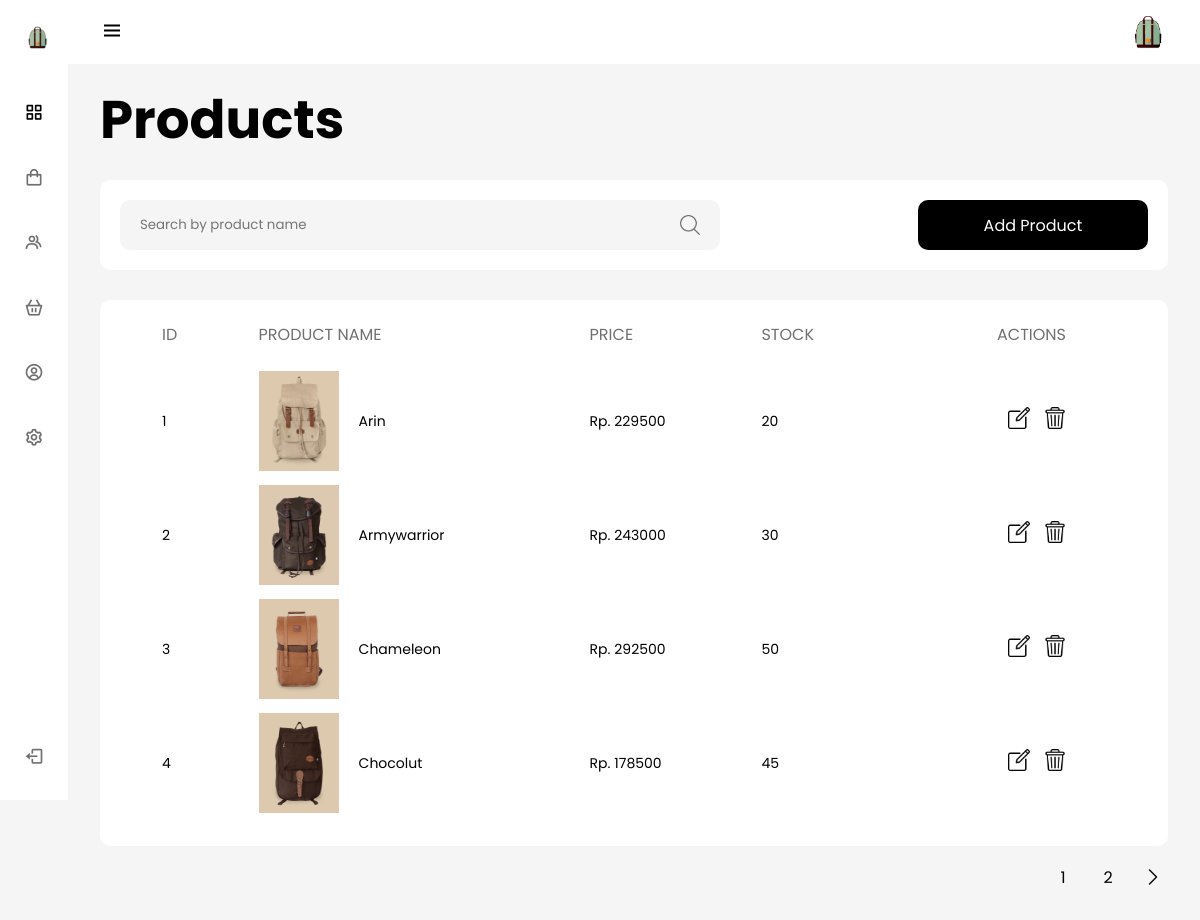
/admin/products.php, run on the app's committed database.
### tables this page shows
CREATE TABLE `tbl_products` (
  `id` int(10) UNSIGNED NOT NULL,
  `product_name` varchar(100) NOT NULL,
  `product_price` float NOT NULL,
  `description` longtext NOT NULL,
  `img_name` varchar(150) NOT NULL,
  `stock` int(11) NOT NULL
);

### admin/products.php (the view, shortened to what this page needs)
<?php
    if(isset($_GET['page'])) {
        $page = $_GET['page'];
    } else {
        $page = 1;
    }
    $numPerPage = 4;
    $startFrom = ($page - 1) * $numPerPage;
    $con = openCon();
    $query = "SELECT * FROM tbl_products LIMIT $startFrom, $numPerPage";
    $result = $con->query($query);
?>
<!DOCTYPE html>
<html lang="en">
<head>
    <link
      href="https://cdn.jsdelivr.net/npm/boxicons@2.0.5/css/boxicons.min.css"
      rel="stylesheet"
    />
    <link rel="stylesheet" href="includes/assets/css/styles.css" />
    <link rel="stylesheet" href="includes/assets/css/resets.css" />
    <link rel="stylesheet" href="includes/assets/css/headerSidebar.css" />
    <link rel="stylesheet" href="includes/assets/css/modal.css" />
</head>
<body id="body-pd">
  <?php include 'includes/header.php' ?>
  <?php include 'includes/navBar.php' ?>
  <div class="container">
    <h1>Products</h1>
    <div class="products">
      <div class="products-banner">
        <div class="search-container">
          <input class="search-input" type="text" onkeyup="searchFilter()" placeholder="Search by product name">
        </div>
        <div class="addProduct-container">
          <button id="btn-add"><a href="" type="button">Add Product</a></button>
        </div>
      </div>
      <div class="products-table table">
        <table>
          <thead>
            <tr>
              <th class="title">ID</th>
              <th class="title">Product Name</th>
              <th class="title">Price</th>
              <th class="title">Stock</th>
              <th class="title">Actions</th>
            </tr>
          </thead>
          <tbody>
            <?php
              while ($row = $result->fetch_array()) {
                  echo "<tr>";
                      $img = "images/" . $row['img_name'];
                      echo "<td class=\"data\">" . $row['id'] . "</td>";
                      echo "<td class=\"img-center\">" . "<img id=\"image\" src=$img>" . $row['product_name'] . "</td>";
                      echo "<td class=\"data\"> Rp. " . $row['product_price'] . "</td>";
                      echo "<td class=\"data\">" . $row['stock'] . "</td>";
                      echo "<td class=\"data\"><a href=\"productsEdit.php?id=" . $row['id'] . "\"><img id=\"editBtn\" src=\"includes/assets/img/edit.png\" alt=\"\"></a>
                              <a href=\"productsDelete.php?id=" . $row['id'] . "\"><img id=\"deleteBtn\" src=\"includes/assets/img/bin.png\" alt=\"\"></a></td>";
                  echo "</tr>\n";
              }
            ?>
          </tbody>
        </table>
      </div>
      <div class="page-container">
        <?php
          $prQuery = "SELECT * FROM tbl_products";
          $prResult = $con->query($prQuery);
          $totalRecord = $prResult->num_rows;
          $totalPage = ceil($totalRecord / $numPerPage);
          echo "<ul>";
            for ($i=1; $i < $totalPage; $i++) {
                echo "<li><a href='products.php?page=".$i."'>$i</a></li>";
            }
            if ($i > $page) {
                echo "<li><a href='products.php?page=".($page+1)."' class='btn-page next'></a></li>";
            }
          echo "</ul>";
        ?>
      </div>
    </div>
  </div>
</body>
</html>

### admin/includes/header.php (shortened to what this page needs)
<!DOCTYPE html>
<html lang="en">
<head>
  <link href="https://cdn.jsdelivr.net/npm/boxicons@2.0.5/css/boxicons.min.css" rel="stylesheet" />
  <link rel="stylesheet" href="includes/assets/css/styles.css" />
  <link rel="stylesheet" href="includes/assets/css/resets.css" />
  <link rel="stylesheet" href="includes/assets/css/headerSidebar.css" />
</head>
<body id="body-pd">
  <header class="header" id="header">
    <div class="header__toggle">
      <i class="bx bx-menu" id="header-toggle"></i>
    </div>
    <div class="header__img">
      <img src="includes/assets/img/profile_pic.png" alt="" />
    </div>
  </header>
</body>
</html>

### admin/includes/navBar.php (shortened to what this page needs)
<!DOCTYPE html>
<html lang="en">
<head>
  <link href="https://cdn.jsdelivr.net/npm/boxicons@2.0.5/css/boxicons.min.css" rel="stylesheet" />
  <link rel="stylesheet" href="includes/assets/css/styles.css" />
  <link rel="stylesheet" href="includes/assets/css/resets.css" />
  <link rel="stylesheet" href="includes/assets/css/headerSidebar.css" />
</head>
<body id="body-pd">
    <div class="l-navbar" id="nav-bar">
      <nav class="nav">
        <div>
          <a href="index.php" class="nav__logo">
            <img src="includes/assets/img/logo.png" />
          </a>
          <div class="nav__list">
            <a href="index.php" class="nav__link active">
              <i class="bx bx-grid-alt nav__icon"></i>
            </a>
            <a href="products.php" class="nav__link">
              <i class="bx bx-shopping-bag nav__icon"></i>
            </a>
            <a href="customers.php" class="nav__link">
              <i class="bx bx-group nav__icon"></i>
            </a>
            <a href="orders.php" class="nav__link">
              <i class="bx bx-basket nav__icon"></i>
            </a>
            <a href="staff.php" class="nav__link">
              <i class="bx bx-user-circle nav__icon"></i>
            </a>
            <a href="setting.php" class="nav__link">
              <i class="bx bx-cog nav__icon"></i>
            </a>
          </div>
        </div>
        <a href="../index.php" class="nav__link">
          <i class="bx bx-log-out nav__icon"></i>
        </a>
      </nav>
    </div>
</body>
</html>

### admin/includes/assets/css/styles.css (style rules this page uses)
.page-container { position: absolute; height: 100px; right: 0; }
.page-container ul { display: flex; align-items: center; justify-content: center; list-style: none; }
.page-container li { display: flex; align-items: center; justify-content: center; width: 30px; height: 30px; margin-left: 15px; border-radius: 5px; }
.page-container li a { color: var(--black-color); }
.page-container .btn-page { width: 100%; height: 100%; }
.page-container .next { background-position: center; background-image: url(../img/next.png); }
.customers, .orders, .staff, .setting, .products { margin-top: 20px; position: relative; }
.customers-table, .orders-table, .staff-table, .products-table { margin-top: 30px; padding: 20px; background-color: var(--white-color); border-radius: 10px; }
table { width: 100%; height: auto; }
.title { padding: 0 10px 20px 40px;; text-align: left; color: var(--font-color); font-weight: 400; text-transform: uppercase; }
.data { padding-left: 40px; padding-bottom: 10px; font-size: 14px; }
.title:last-of-type, .data:last-of-type { text-align: right; padding-right: 70px; }
.title:last-of-type { padding-right: 80px; }
.title, .data { border-bottom: 1px solid var(--white-color); }
td #shopBtn, td #deleteBtn, td #editBtn { width: 22px; height: 22px; margin-right: 10px; }
img#image { width: 100px; height: 100px; padding-right: 20px; }
.img-center { display: flex; align-items: center; justify-content: start; padding-left: 40px; padding-bottom: 10px; font-size: 14px; border-bottom: 1px solid var(--white-color); }
.staff-banner, .products-banner { width: 100%; height: 90px; background-color: var(--white-color); border-radius: 10px; padding: 20px; display: flex; align-items: center; justify-content: space-between; margin-top: 20px; }
.search-input { background-color: var(--body-color); border-radius: 10px; width: 600px; height: 50px; padding: 10px 10px 10px 20px; font-family: poppins; border: none; background-image:url(../img/search.png); background-position:560px; background-size:20px; background-repeat:no-repeat; }
#btn-add, #btn-submit, .btn-upProfile { display: block; width: 230px; height: 50px; border-radius: 10px; border: none; background-color: var(--black-color); font-family: poppins; font-size: 16px; cursor: pointer; }
#btn-add a, #btn-submit, .btn-upProfile a { text-decoration: none; color: var(--white-color); }

### admin/includes/assets/css/headerSidebar.css (style rules this page uses)
.container { padding: 1rem 1rem 0 0; }
h1 { font-size: 3.3125rem; margin: 0; }
.header { width: 100%; height: var(--header-height); position: fixed; top: 0; left: 0; display: flex; align-items: center; justify-content: space-between; padding: 0 1rem; background-color: var(--white-color); z-index: var(--z-fixed); transition: 0.5s; }
.header__toggle { color: var(--black-color); font-size: 1.5rem; cursor: pointer; }
.header__img { width: 35px; height: 35px; display: flex; justify-content: center; border-radius: 50%; overflow: hidden; }
.header__img img { width: 40px; }
.l-navbar { position: fixed; top: 0; left: -30%; width: var(--nav-width); height: 100vh; background-color: var(--white-color); padding: 0.5rem 1rem 0 0; transition: 0.5s; z-index: var(--z-fixed); }
.nav { height: 100%; display: flex; flex-direction: column; justify-content: space-between; overflow: hidden; }
.nav__logo, .nav__link { display: grid; grid-template-columns: max-content max-content; align-items: center; column-gap: 1rem; padding: 0.5rem 0 0.5rem 1.5rem; }
.nav__logo { margin-bottom: 2rem; }
.nav__link { position: relative; color: var(--font-color); margin-bottom: 1.5rem; transition: 0.3s; }
.nav__icon { font-size: 1.25rem; }
.active { color: var(--black-color); }
.active::before { content: ""; position: absolute; left: 0; width: 2px; height: 32px; background-color: var(--white-color); }
@media screen and (min-width: 768px) { body { margin: calc(var(--header-height) + 1rem) 0 0 0; padding-left: calc(var(--nav-width) + 2rem); } }
@media screen and (min-width: 768px) { .header { height: calc(var(--header-height) + 1rem); padding: 0 2rem 0 calc(var(--nav-width) + 2rem); } }
@media screen and (min-width: 768px) { .header__img { width: 40px; height: 40px; } }
@media screen and (min-width: 768px) { .header__img img { width: 45px; } }
@media screen and (min-width: 768px) { .l-navbar { left: 0; padding: 1rem 1rem 0 0; } }

### admin/includes/assets/css/modal.css (style rules this page uses)
input { font-family: var(--body-font); }

### data on the page
tbl_products: id "1", img_name (picture), product_name "Arin", product_price "229500", stock "20"
tbl_products: id "2", img_name (picture), product_name "Armywarrior", product_price "243000", stock "30"
tbl_products: id "3", img_name (picture), product_name "Chameleon", product_price "292500", stock "50"
tbl_products: id "4", img_name (picture), product_name "Chocolut", product_price "178500", stock "45"
